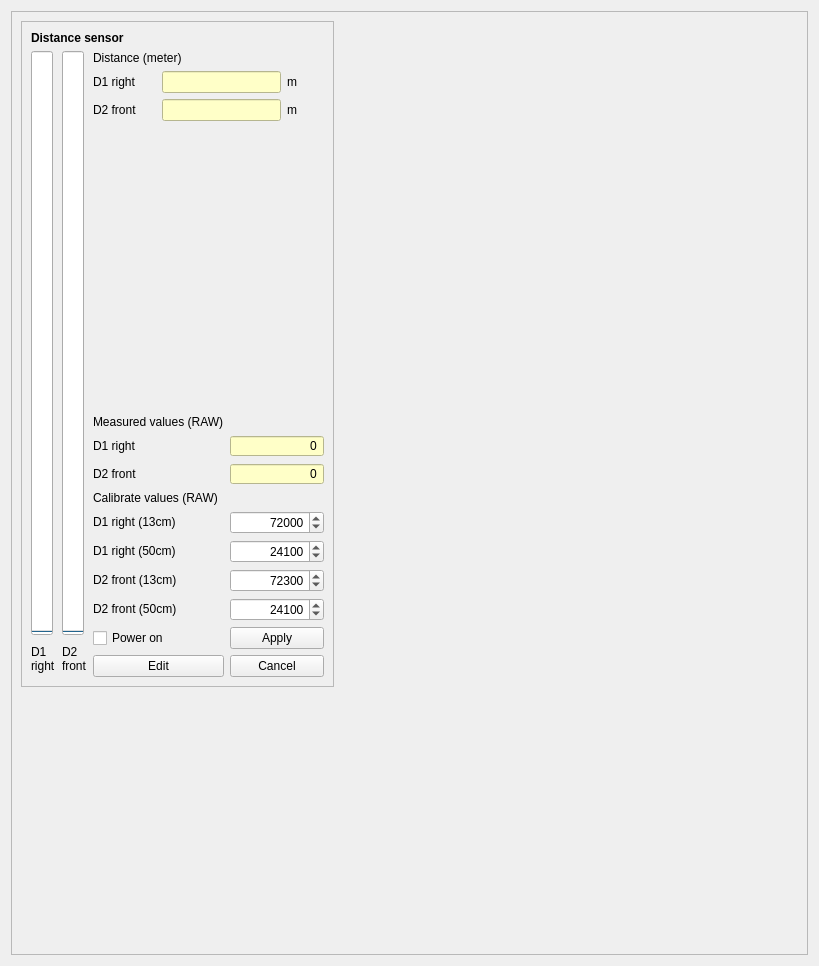
       <widget class="QWidget" name="tab_ir">
        <attribute name="title">
         <string>IR Distance</string>
        </attribute>
        <layout class="QGridLayout" name="gridLayout_43">
         <item row="0" column="0">
          <widget class="QFrame" name="frame_36">
           <property name="frameShape">
            <enum>QFrame::StyledPanel</enum>
           </property>
           <property name="frameShadow">
            <enum>QFrame::Sunken</enum>
           </property>
           <layout class="QFormLayout" name="formLayout_2">
            <item row="0" column="0">
             <widget class="QFrame" name="frame_37">
              <property name="minimumSize">
               <size>
                <width>250</width>
                <height>0</height>
               </size>
              </property>
              <property name="frameShape">
               <enum>QFrame::StyledPanel</enum>
              </property>
              <property name="frameShadow">
               <enum>QFrame::Sunken</enum>
              </property>
              <layout class="QGridLayout" name="gridLayout_17">
               <item row="16" column="4" colspan="2">
                <widget class="QPushButton" name="ir_cancel">
                 <property name="text">
                  <string>Cancel</string>
                 </property>
                </widget>
               </item>
               <item row="4" column="3" colspan="2">
                <widget class="QLineEdit" name="ir_d2_meters">
                 <property name="styleSheet">
                  <string notr="true">background-color: rgb(255, 255, 200);</string>
                 </property>
                 <property name="alignment">
                  <set>Qt::AlignCenter</set>
                 </property>
                </widget>
               </item>
               <item row="4" column="5">
                <widget class="QLabel" name="label_287">
                 <property name="sizePolicy">
                  <sizepolicy hsizetype="Preferred" vsizetype="Maximum">
                   <horstretch>0</horstretch>
                   <verstretch>0</verstretch>
                  </sizepolicy>
                 </property>
                 <property name="maximumSize">
                  <size>
                   <width>16777215</width>
                   <height>20</height>
                  </size>
                 </property>
                 <property name="text">
                  <string>m</string>
                 </property>
                </widget>
               </item>
               <item row="10" column="4" colspan="2">
                <widget class="QDoubleSpinBox" name="ir_d1_20cm">
                 <property name="toolTip">
                  <string notr="true">&lt;html&gt;&lt;head/&gt;&lt;body&gt;&lt;p&gt;Raw value at 13 cm from base of sensor (about 80000)&lt;/p&gt;&lt;/body&gt;&lt;/html&gt;</string>
                 </property>
                 <property name="locale">
                  <locale language="C" country="AnyCountry"/>
                 </property>
                 <property name="alignment">
                  <set>Qt::AlignRight|Qt::AlignTrailing|Qt::AlignVCenter</set>
                 </property>
                 <property name="readOnly">
                  <bool>false</bool>
                 </property>
                 <property name="buttonSymbols">
                  <enum>QAbstractSpinBox::UpDownArrows</enum>
                 </property>
                 <property name="specialValueText">
                  <string notr="true"/>
                 </property>
                 <property name="decimals">
                  <number>0</number>
                 </property>
                 <property name="minimum">
                  <double>0.000000000000000</double>
                 </property>
                 <property name="maximum">
                  <double>128000.000000000000000</double>
                 </property>
                 <property name="value">
                  <double>72000.000000000000000</double>
                 </property>
                </widget>
               </item>
               <item row="16" column="2" colspan="2">
                <widget class="QPushButton" name="ir_edit">
                 <property name="text">
                  <string>Edit</string>
                 </property>
                </widget>
               </item>
               <item row="6" column="2" colspan="2">
                <widget class="QLabel" name="label_219">
                 <property name="text">
                  <string>Measured values (RAW)</string>
                 </property>
                </widget>
               </item>
               <item row="12" column="4" colspan="2">
                <widget class="QDoubleSpinBox" name="ir_d2_20cm">
                 <property name="toolTip">
                  <string notr="true">&lt;html&gt;&lt;head/&gt;&lt;body&gt;&lt;p&gt;Raw value at 13 cm from base of sensor (about 80000)&lt;/p&gt;&lt;/body&gt;&lt;/html&gt;</string>
                 </property>
                 <property name="locale">
                  <locale language="C" country="AnyCountry"/>
                 </property>
                 <property name="alignment">
                  <set>Qt::AlignRight|Qt::AlignTrailing|Qt::AlignVCenter</set>
                 </property>
                 <property name="readOnly">
                  <bool>false</bool>
                 </property>
                 <property name="buttonSymbols">
                  <enum>QAbstractSpinBox::UpDownArrows</enum>
                 </property>
                 <property name="specialValueText">
                  <string notr="true"/>
                 </property>
                 <property name="decimals">
                  <number>0</number>
                 </property>
                 <property name="minimum">
                  <double>0.000000000000000</double>
                 </property>
                 <property name="maximum">
                  <double>128000.000000000000000</double>
                 </property>
                 <property name="value">
                  <double>72300.000000000000000</double>
                 </property>
                </widget>
               </item>
               <item row="13" column="4" colspan="2">
                <widget class="QDoubleSpinBox" name="ir_d2_80cm">
                 <property name="toolTip">
                  <string notr="true">&lt;html&gt;&lt;head/&gt;&lt;body&gt;&lt;p&gt;Raw value at 50 cm from base of sensor (about 24000)&lt;/p&gt;&lt;/body&gt;&lt;/html&gt;</string>
                 </property>
                 <property name="locale">
                  <locale language="C" country="AnyCountry"/>
                 </property>
                 <property name="alignment">
                  <set>Qt::AlignRight|Qt::AlignTrailing|Qt::AlignVCenter</set>
                 </property>
                 <property name="readOnly">
                  <bool>false</bool>
                 </property>
                 <property name="buttonSymbols">
                  <enum>QAbstractSpinBox::UpDownArrows</enum>
                 </property>
                 <property name="specialValueText">
                  <string notr="true"/>
                 </property>
                 <property name="decimals">
                  <number>0</number>
                 </property>
                 <property name="minimum">
                  <double>0.000000000000000</double>
                 </property>
                 <property name="maximum">
                  <double>128000.000000000000000</double>
                 </property>
                 <property name="value">
                  <double>24100.000000000000000</double>
                 </property>
                </widget>
               </item>
               <item row="3" column="3" colspan="2">
                <widget class="QLineEdit" name="ir_d1_meters">
                 <property name="styleSheet">
                  <string notr="true">background-color: rgb(255, 255, 200);</string>
                 </property>
                 <property name="alignment">
                  <set>Qt::AlignCenter</set>
                 </property>
                </widget>
               </item>
               <item row="10" column="2" colspan="2">
                <widget class="QLabel" name="label_283">
                 <property name="maximumSize">
                  <size>
                   <width>16777215</width>
                   <height>20</height>
                  </size>
                 </property>
                 <property name="text">
                  <string>D1 right (13cm)</string>
                 </property>
                </widget>
               </item>
               <item row="7" column="4" colspan="2">
                <widget class="QDoubleSpinBox" name="ir_d1_raw">
                 <property name="toolTip">
                  <string notr="true">&lt;html&gt;&lt;head/&gt;&lt;body&gt;&lt;p&gt;Raw measured value 2Y0A21F sensor from A/D converter&lt;/p&gt;&lt;/body&gt;&lt;/html&gt;</string>
                 </property>
                 <property name="styleSheet">
                  <string notr="true">background-color: rgb(255, 255, 200);</string>
                 </property>
                 <property name="locale">
                  <locale language="C" country="AnyCountry"/>
                 </property>
                 <property name="alignment">
                  <set>Qt::AlignRight|Qt::AlignTrailing|Qt::AlignVCenter</set>
                 </property>
                 <property name="readOnly">
                  <bool>true</bool>
                 </property>
                 <property name="buttonSymbols">
                  <enum>QAbstractSpinBox::NoButtons</enum>
                 </property>
                 <property name="specialValueText">
                  <string notr="true"/>
                 </property>
                 <property name="decimals">
                  <number>0</number>
                 </property>
                 <property name="minimum">
                  <double>0.000000000000000</double>
                 </property>
                 <property name="maximum">
                  <double>1000000.000000000000000</double>
                 </property>
                </widget>
               </item>
               <item row="3" column="2">
                <widget class="QLabel" name="label_279">
                 <property name="maximumSize">
                  <size>
                   <width>16777215</width>
                   <height>20</height>
                  </size>
                 </property>
                 <property name="text">
                  <string>D1 right</string>
                 </property>
                </widget>
               </item>
               <item row="7" column="2">
                <widget class="QLabel" name="label_281">
                 <property name="maximumSize">
                  <size>
                   <width>16777215</width>
                   <height>20</height>
                  </size>
                 </property>
                 <property name="text">
                  <string>D1 right</string>
                 </property>
                </widget>
               </item>
               <item row="14" column="4" rowspan="2" colspan="2">
                <widget class="QPushButton" name="ir_apply">
                 <property name="text">
                  <string>Apply</string>
                 </property>
                </widget>
               </item>
               <item row="3" column="5">
                <widget class="QLabel" name="label_288">
                 <property name="sizePolicy">
                  <sizepolicy hsizetype="Preferred" vsizetype="Maximum">
                   <horstretch>0</horstretch>
                   <verstretch>0</verstretch>
                  </sizepolicy>
                 </property>
                 <property name="maximumSize">
                  <size>
                   <width>16777215</width>
                   <height>20</height>
                  </size>
                 </property>
                 <property name="text">
                  <string>m</string>
                 </property>
                </widget>
               </item>
               <item row="15" column="0" rowspan="2">
                <widget class="QLabel" name="label_220">
                 <property name="maximumSize">
                  <size>
                   <width>16777215</width>
                   <height>45</height>
                  </size>
                 </property>
                 <property name="layoutDirection">
                  <enum>Qt::LeftToRight</enum>
                 </property>
                 <property name="text">
                  <string>D1
right</string>
                 </property>
                 <property name="textFormat">
                  <enum>Qt::PlainText</enum>
                 </property>
                </widget>
               </item>
               <item row="2" column="2" colspan="2">
                <widget class="QLabel" name="label_278">
                 <property name="text">
                  <string>Distance (meter)</string>
                 </property>
                </widget>
               </item>
               <item row="12" column="2" colspan="2">
                <widget class="QLabel" name="label_286">
                 <property name="maximumSize">
                  <size>
                   <width>16777215</width>
                   <height>20</height>
                  </size>
                 </property>
                 <property name="text">
                  <string>D2 front (13cm)</string>
                 </property>
                </widget>
               </item>
               <item row="13" column="2" colspan="2">
                <widget class="QLabel" name="label_285">
                 <property name="maximumSize">
                  <size>
                   <width>16777215</width>
                   <height>20</height>
                  </size>
                 </property>
                 <property name="text">
                  <string>D2 front (50cm)</string>
                 </property>
                </widget>
               </item>
               <item row="5" column="2" colspan="4">
                <spacer name="verticalSpacer_2">
                 <property name="orientation">
                  <enum>Qt::Vertical</enum>
                 </property>
                 <property name="sizeHint" stdset="0">
                  <size>
                   <width>20</width>
                   <height>288</height>
                  </size>
                 </property>
                </spacer>
               </item>
               <item row="14" column="2" rowspan="2" colspan="2">
                <widget class="QCheckBox" name="checkBox_ir_use">
                 <property name="toolTip">
                  <string>&lt;html&gt;&lt;head/&gt;&lt;body&gt;&lt;p&gt;Should be turned on at power on (will be turned on automatically in missions that use the sensor - if installed). If not installed, then distance is  10m&lt;/p&gt;&lt;/body&gt;&lt;/html&gt;</string>
                 </property>
                 <property name="text">
                  <string>Power on</string>
                 </property>
                </widget>
               </item>
               <item row="2" column="1" rowspan="13">
                <widget class="QProgressBar" name="ir_bar_2">
                 <property name="maximum">
                  <number>130000</number>
                 </property>
                 <property name="value">
                  <number>0</number>
                 </property>
                 <property name="orientation">
                  <enum>Qt::Vertical</enum>
                 </property>
                 <property name="textDirection">
                  <enum>QProgressBar::TopToBottom</enum>
                 </property>
                 <property name="format">
                  <string>%p%</string>
                 </property>
                </widget>
               </item>
               <item row="11" column="2" colspan="2">
                <widget class="QLabel" name="label_284">
                 <property name="maximumSize">
                  <size>
                   <width>16777215</width>
                   <height>20</height>
                  </size>
                 </property>
                 <property name="text">
                  <string>D1 right (50cm)</string>
                 </property>
                </widget>
               </item>
               <item row="15" column="1" rowspan="2">
                <widget class="QLabel" name="label_221">
                 <property name="sizePolicy">
                  <sizepolicy hsizetype="Preferred" vsizetype="Maximum">
                   <horstretch>0</horstretch>
                   <verstretch>0</verstretch>
                  </sizepolicy>
                 </property>
                 <property name="maximumSize">
                  <size>
                   <width>16777215</width>
                   <height>45</height>
                  </size>
                 </property>
                 <property name="text">
                  <string>D2
front</string>
                 </property>
                </widget>
               </item>
               <item row="9" column="2" colspan="2">
                <widget class="QLabel" name="label_277">
                 <property name="text">
                  <string>Calibrate values (RAW)</string>
                 </property>
                </widget>
               </item>
               <item row="11" column="4" colspan="2">
                <widget class="QDoubleSpinBox" name="ir_d1_80cm">
                 <property name="toolTip">
                  <string notr="true">&lt;html&gt;&lt;head/&gt;&lt;body&gt;&lt;p&gt;Raw value at 50cm from base of sensor (about 24000)&lt;/p&gt;&lt;/body&gt;&lt;/html&gt;</string>
                 </property>
                 <property name="locale">
                  <locale language="C" country="AnyCountry"/>
                 </property>
                 <property name="alignment">
                  <set>Qt::AlignRight|Qt::AlignTrailing|Qt::AlignVCenter</set>
                 </property>
                 <property name="readOnly">
                  <bool>false</bool>
                 </property>
                 <property name="buttonSymbols">
                  <enum>QAbstractSpinBox::UpDownArrows</enum>
                 </property>
                 <property name="specialValueText">
                  <string notr="true"/>
                 </property>
                 <property name="decimals">
                  <number>0</number>
                 </property>
                 <property name="minimum">
                  <double>0.000000000000000</double>
                 </property>
                 <property name="maximum">
                  <double>128000.000000000000000</double>
                 </property>
                 <property name="value">
                  <double>24100.000000000000000</double>
                 </property>
                </widget>
               </item>
               <item row="8" column="4" colspan="2">
                <widget class="QDoubleSpinBox" name="ir_d2_raw">
                 <property name="toolTip">
                  <string notr="true">&lt;html&gt;&lt;head/&gt;&lt;body&gt;&lt;p&gt;Raw measured value 2Y0A21F sensor from A/D converter&lt;/p&gt;&lt;/body&gt;&lt;/html&gt;</string>
                 </property>
                 <property name="styleSheet">
                  <string notr="true">background-color: rgb(255, 255, 200);</string>
                 </property>
                 <property name="locale">
                  <locale language="C" country="AnyCountry"/>
                 </property>
                 <property name="alignment">
                  <set>Qt::AlignRight|Qt::AlignTrailing|Qt::AlignVCenter</set>
                 </property>
                 <property name="readOnly">
                  <bool>true</bool>
                 </property>
                 <property name="buttonSymbols">
                  <enum>QAbstractSpinBox::NoButtons</enum>
                 </property>
                 <property name="specialValueText">
                  <string notr="true"/>
                 </property>
                 <property name="decimals">
                  <number>0</number>
                 </property>
                 <property name="minimum">
                  <double>0.000000000000000</double>
                 </property>
                 <property name="maximum">
                  <double>1000000.000000000000000</double>
                 </property>
                </widget>
               </item>
               <item row="2" column="0" rowspan="13">
                <widget class="QProgressBar" name="ir_bar_1">
                 <property name="maximum">
                  <number>130000</number>
                 </property>
                 <property name="value">
                  <number>0</number>
                 </property>
                 <property name="orientation">
                  <enum>Qt::Vertical</enum>
                 </property>
                 <property name="textDirection">
                  <enum>QProgressBar::TopToBottom</enum>
                 </property>
                 <property name="format">
                  <string>%p%</string>
                 </property>
                </widget>
               </item>
               <item row="0" column="0" colspan="3">
                <widget class="QLabel" name="label_46">
                 <property name="font">
                  <font>
                   <weight>75</weight>
                   <bold>true</bold>
                  </font>
                 </property>
                 <property name="text">
                  <string>Distance sensor</string>
                 </property>
                </widget>
               </item>
               <item row="8" column="2">
                <widget class="QLabel" name="label_282">
                 <property name="maximumSize">
                  <size>
                   <width>16777215</width>
                   <height>20</height>
                  </size>
                 </property>
                 <property name="text">
                  <string>D2 front</string>
                 </property>
                </widget>
               </item>
               <item row="4" column="2">
                <widget class="QLabel" name="label_280">
                 <property name="sizePolicy">
                  <sizepolicy hsizetype="Preferred" vsizetype="Maximum">
                   <horstretch>0</horstretch>
                   <verstretch>0</verstretch>
                  </sizepolicy>
                 </property>
                 <property name="maximumSize">
                  <size>
                   <width>16777215</width>
                   <height>20</height>
                  </size>
                 </property>
                 <property name="text">
                  <string>D2 front</string>
                 </property>
                </widget>
               </item>
              </layout>
             </widget>
            </item>
            <item row="0" column="1">
             <spacer name="horizontalSpacer_4">
              <property name="orientation">
               <enum>Qt::Horizontal</enum>
              </property>
              <property name="sizeHint" stdset="0">
               <size>
                <width>458</width>
                <height>20</height>
               </size>
              </property>
             </spacer>
            </item>
            <item row="1" column="0">
             <spacer name="verticalSpacer_5">
              <property name="orientation">
               <enum>Qt::Vertical</enum>
              </property>
              <property name="sizeHint" stdset="0">
               <size>
                <width>20</width>
                <height>252</height>
               </size>
              </property>
             </spacer>
            </item>
           </layout>
          </widget>
         </item>
        </layout>
       </widget>
